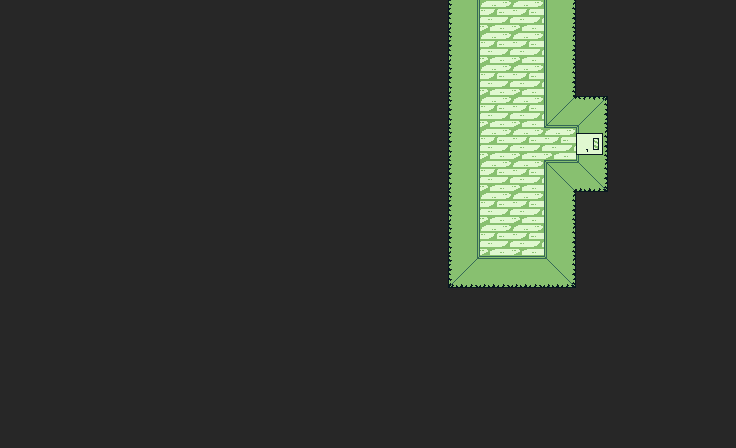

Rendered tile map (Tiled .tmx) drawn with the repository's tilesets; below, a short description and the full map source, tile grids included:
An orthogonal 23x14 tile map with 32x32 px tiles, 1 tile layer (Vrstva dlaždic 1).

<map version="1.8" tiledversion="1.8.4" orientation="orthogonal" renderorder="right-down" width="23" height="14" tilewidth="32" tileheight="32" infinite="0" nextlayerid="2" nextobjectid="1">
 <tileset firstgid="1" source="../Zdi.tsx" />
 <layer id="1" name="Vrstva dlaždic 1" width="23" height="14">
  <data encoding="csv">
18,18,18,18,18,18,18,18,18,18,18,18,18,18,15,5,5,9,18,18,18,18,18,
18,18,18,18,18,18,18,18,18,18,18,18,18,18,15,5,5,9,18,18,18,18,18,
18,18,18,18,18,18,18,18,18,18,18,18,18,18,15,5,5,9,18,18,18,18,18,
18,18,18,18,18,18,18,18,18,18,18,18,18,18,15,5,5,8,7,18,18,18,18,
18,18,18,18,18,18,18,18,18,18,18,18,18,18,15,5,5,5,2,18,18,18,18,
18,18,18,18,18,18,18,18,18,18,18,18,18,18,15,5,5,11,10,18,18,18,18,
18,18,18,18,18,18,18,18,18,18,18,18,18,18,15,5,5,9,18,18,18,18,18,
18,18,18,18,18,18,18,18,18,18,18,18,18,18,15,5,5,9,18,18,18,18,18,
18,18,18,18,18,18,18,18,18,18,18,18,18,18,13,12,12,10,18,18,18,18,18,
18,18,18,18,18,18,18,18,18,18,18,18,18,18,18,18,18,18,18,18,18,18,18,
18,18,18,18,18,18,18,18,18,18,18,18,18,18,18,18,18,18,18,18,18,18,18,
18,18,18,18,18,18,18,18,18,18,18,18,18,18,18,18,18,18,18,18,18,18,18,
18,18,18,18,18,18,18,18,18,18,18,18,18,18,18,18,18,18,18,18,18,18,18,
18,18,18,18,18,18,18,18,18,18,18,18,18,18,18,18,18,18,18,18,18,18,18
</data>
 </layer>
</map>
